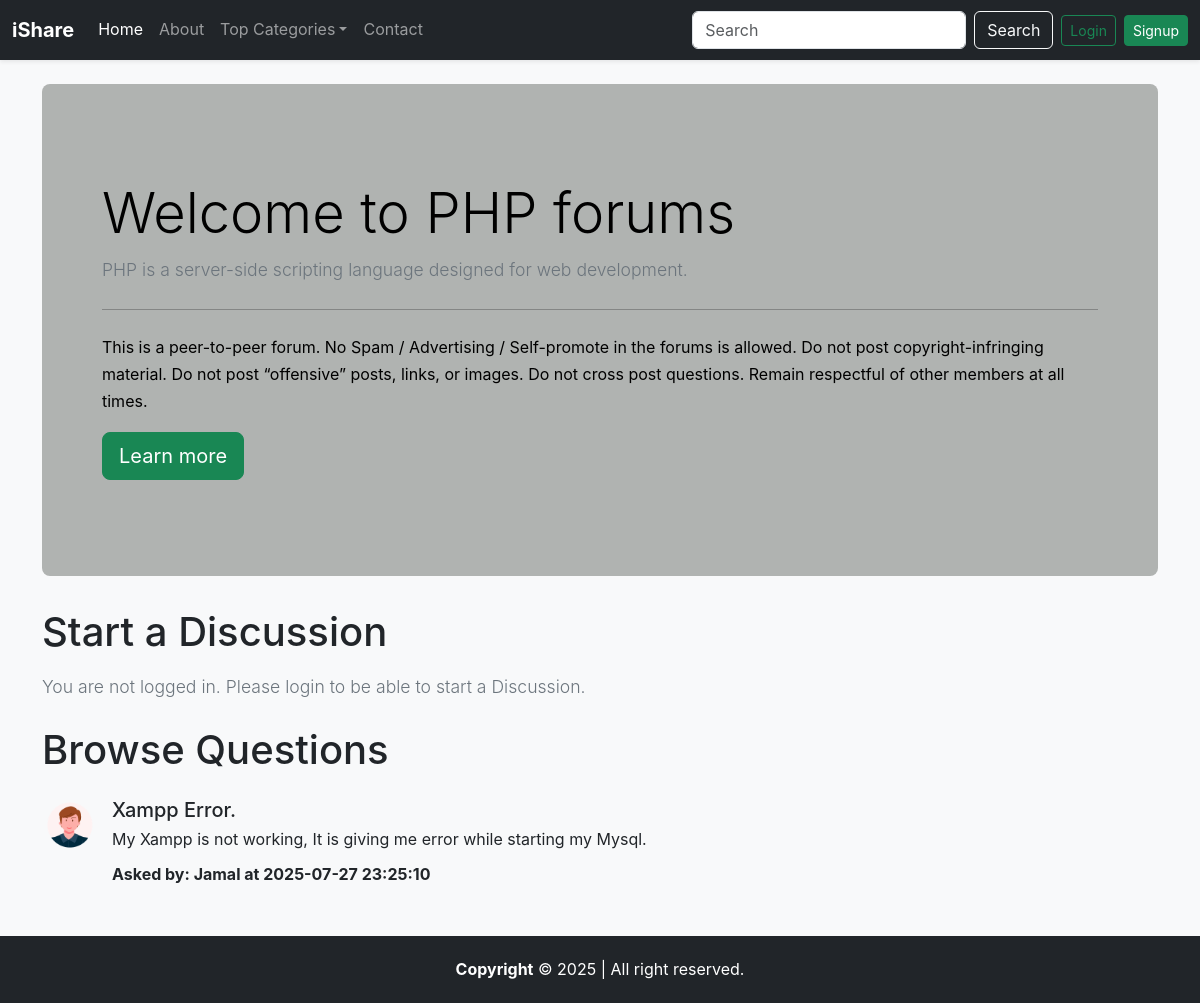
The app's page /threadlist.php?catid=9 with its own data.
### tables this page shows
CREATE TABLE `categories` (
  `category_id` int(11) NOT NULL,
  `category_name` varchar(255) NOT NULL,
  `category_description` varchar(255) NOT NULL,
  `created_at` datetime NOT NULL DEFAULT current_timestamp()
);

CREATE TABLE `threads` (
  `thread_id` int(7) NOT NULL,
  `thread_title` varchar(255) NOT NULL,
  `thread_desc` text NOT NULL,
  `thread_cat_id` int(7) NOT NULL,
  `thread_user_id` int(7) NOT NULL,
  `timestamp` datetime NOT NULL DEFAULT current_timestamp()
);

CREATE TABLE `users` (
  `sno` int(8) NOT NULL,
  `user_email` varchar(30) NOT NULL,
  `user_pass` varchar(255) NOT NULL,
  `timestamp` datetime NOT NULL DEFAULT current_timestamp()
);

### threadlist.php (the view, shortened to what this page needs)
<!doctype html>
<html lang="en">
<head>
    <link href="https://cdn.jsdelivr.net/npm/bootstrap@5.3.0/dist/css/bootstrap.min.css" rel="stylesheet">
    <link rel="stylesheet" href="assets/cs/style.css">
</head>
<body>
    <?php include 'partials/_conn.php' ?>
    <?php include 'partials/_header.php' ?>
    <?php
    $id = $_GET['catid'];
    $sql = "SELECT * FROM `categories` WHERE category_id=$id";
    $result = mysqli_query($conn, $sql);
    while ($row = mysqli_fetch_assoc($result)) {
        $catname = $row['category_name'];
        $catdesc = $row['category_description'];
    }
    ?>
    <div class="container my-4">
        <div style="background-color: #b0b3b1ff; color: black;" class="p-5 mb-4 rounded-3">
            <div class="container-fluid py-5">
                <h1 class="display-4">Welcome to <?php echo $catname; ?> forums</h1>
                <p class="lead"><?php echo $catdesc; ?></p>
                <hr class="my-4">
                <p>
                    This is a peer-to-peer forum. No Spam / Advertising / Self-promote in the forums is allowed. Do not
                    post copyright-infringing material. Do not post “offensive” posts, links, or images. Do not cross
                    post
                    questions. Remain respectful of other members at all times.
                </p>
                <a class="btn btn-success btn-lg" href="https://en.wikipedia.org/wiki/Internet_forum" target="_blank"
                    role="button">Learn more</a>
            </div>
        </div>
    </div>
    <?php
    if (isset($_SESSION['loggedin']) && $_SESSION['loggedin'] == true) {
        echo '<div class="container">
            <h1 class="py-2">Start a Discussion</h1>
            <form action="' . htmlspecialchars($_SERVER["REQUEST_URI"]) . '" method="post">
                <div class="mb-3">
                    <label for="title" class="form-label">Problem Title</label>
                    <input type="text" class="form-control" id="title" name="title" aria-describedby="titleHelp" required>
                    <div id="titleHelp" class="form-text">Keep your title as short and crisp as possible</div>
                </div>
                <input type="hidden" name="sno" value="' . $_SESSION["sno"] . '">
                <div class="mb-3">
                    <label for="desc" class="form-label">Elaborate Your Concern</label>
                    <textarea class="form-control" id="desc" name="desc" rows="3" required></textarea>
                </div>
                <button type="submit" class="btn btn-success">Submit</button>
            </form>
        </div>';
    } else {
        echo '<div class="container">
            <h1 class="py-2">Start a Discussion</h1>
            <p class="lead">
                You are not logged in. Please
                <a href="#" data-bs-toggle="modal" data-bs-target="#loginModal">login</a>
                to be able to start a Discussion.
            </p>
        </div>';
    }
    ?>
    <div class="container mb-5" id="ques">
        <h1 class="py-2">Browse Questions</h1>
        <?php
        $id = $_GET['catid'];
        $sql = "SELECT * FROM `threads` WHERE thread_cat_id=$id";
        $result = mysqli_query($conn, $sql);
        while ($row = mysqli_fetch_assoc($result)) {
            $id = $row['thread_id'];
            $title = $row['thread_title'];
            $desc = $row['thread_desc'];
            $thread_time = $row['timestamp'];
            $thread_user_id = $row['thread_user_id'];
            $sql2 = "SELECT user_email FROM `users` WHERE sno='$thread_user_id'";
            $result2 = mysqli_query($conn, $sql2);
            $row2 = mysqli_fetch_assoc($result2);
            echo '<div class="d-flex align-items-start my-3">
            <img src="assets/images/img/boy.png" width="54" class="me-3" alt="...">
            <div>
                <h5 class="mt-0 mb-1">
                    <a class="text-dark" href="thread.php?threadid=' . $id . '">' . $title . '</a>
                </h5>
                ' . $desc . '
                <div class="fw-bold mt-2">Asked by: ' . $row2['user_email'] . ' at ' . $thread_time . '</div>
            </div>
        </div>';
        }
        ?>
    </div>
    <?php include 'partials/_footer.php' ?>
</body>
</html>

### assets/cs/style.css (style rules this page uses)
body { font-family: 'Inter', sans-serif; background-color: #f8f9fa; color: #212529; line-height: 1.7; }
.lead { font-size: 1.1rem; color: #6c757d; }
a { text-decoration: none; color: inherit; }

### records on screen
categories: category_name "PHP", category_description "PHP is a server-side scripting language designed for web development."
threads: thread_title "Xampp Error.", thread_desc "My Xampp is not working, It is giving me error while starting my Mysql.", users.user_email "Jamal", timestamp "2025-07-27 23:25:10"
